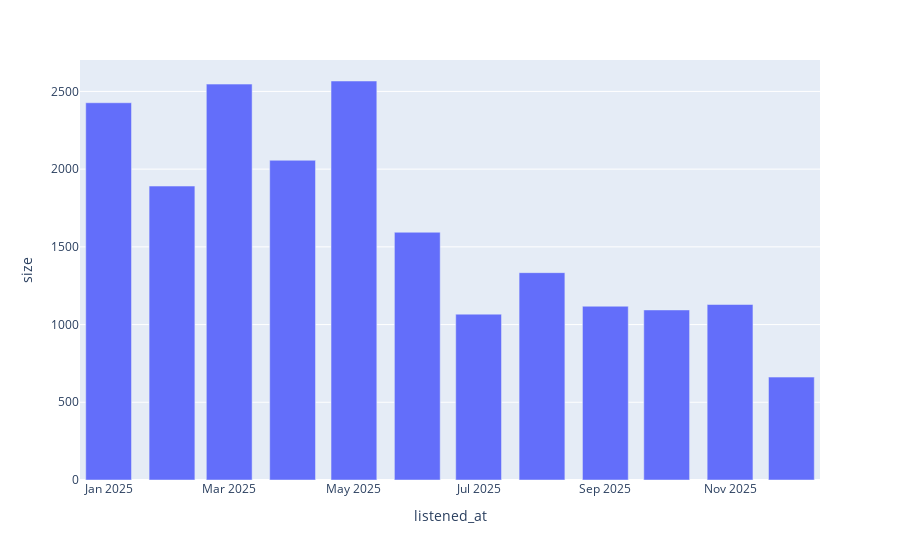

This figure's notebook cell:
### Code cell
df_dist = df_2025_full.groupby(df_2025_full.listened_at.dt.strftime('%Y-%m'), as_index=False).size().sort_values("listened_at")
fig_dist = px.bar(df_dist, x="listened_at", y="size")
fig_dist.show()

### Figure 1 — Plotly figure (JSON) as saved in the notebook; plotly's stock layout.template omitted (floating-point values rounded to 4 significant figures)
{"data": [{"hovertemplate": "listened_at=%{x}<br>size=%{y}<extra></extra>", "legendgroup": "", "marker": {"color": "#636efa", "pattern": {"shape": ""}}, "name": "", "orientation": "v", "showlegend": false, "textposition": "auto", "type": "bar", "x": ["2025-01", "2025-02", "2025-03", "2025-04", "2025-05", "2025-06", "2025-07", "2025-08", "2025-09", "2025-10", "2025-11", "2025-12"], "xaxis": "x", "y": [2427, 1891, 2547, 2057, 2567, 1594, 1067, 1334, 1118, 1094, 1129, 662], "yaxis": "y"}], "layout": {"barmode": "relative", "legend": {"tracegroupgap": 0}, "margin": {"t": 60}, "xaxis": {"anchor": "y", "domain": [0, 1], "title": {"text": "listened_at"}}, "yaxis": {"anchor": "x", "domain": [0, 1], "title": {"text": "size"}}}}
